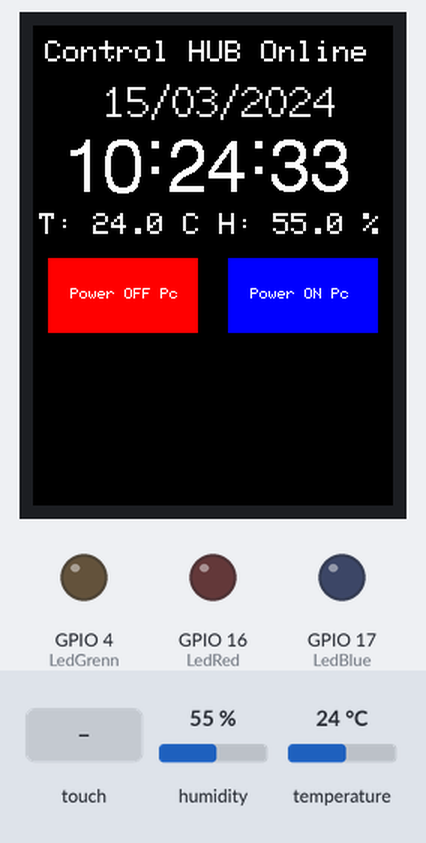
Simulated run of this sketch. Board: ESP32. On the bench: 240×320 colour display, output pins drawn as LEDs (lit = HIGH). The test bench sets the inputs (shaded band); at power-on: humidity 55 %, temperature 24 °C. WiFi joins after 1.5 s; servers stay silent unless stated; the local clock reads 2024-03-15 10:24:30 at power-on unless the sketch sets it; what the sketch prints to the serial monitor is not drawn.

Above: at 3.8 s.
3.9 s: touch panel pressed at 38 % / 30 % of its raw x / y range
At 4.8 s:
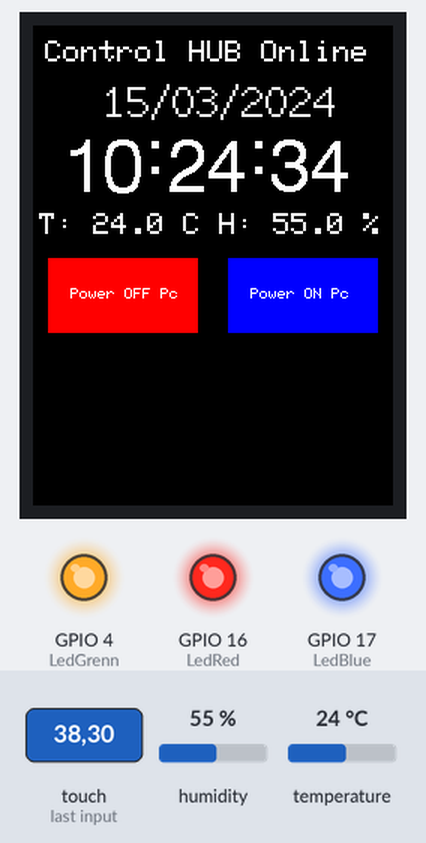
8.9 s: humidity set to 22 %
At 10.2 s:
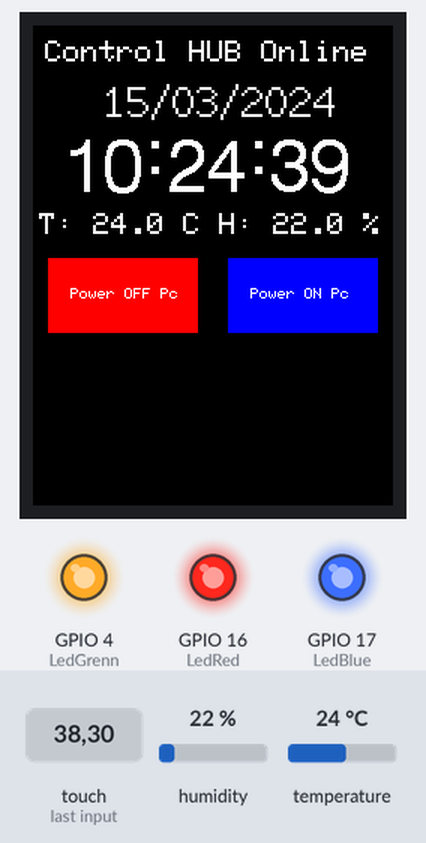
12.0 s: temperature set to 12 °C
At 14.1 s:
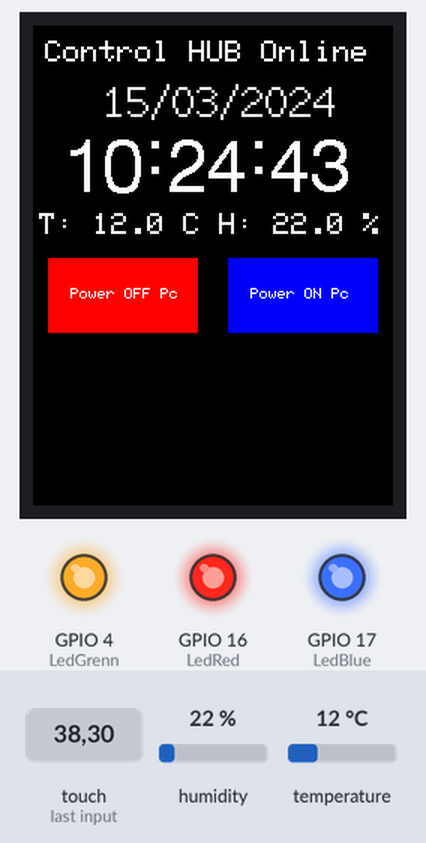
16.2 s: humidity set to 40 %
At 18.6 s:
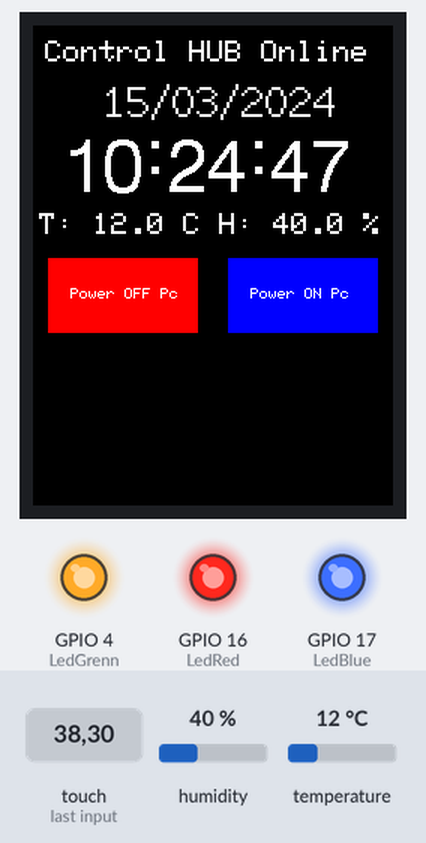
20.3 s: temperature set to 19 °C
At 22.8 s:
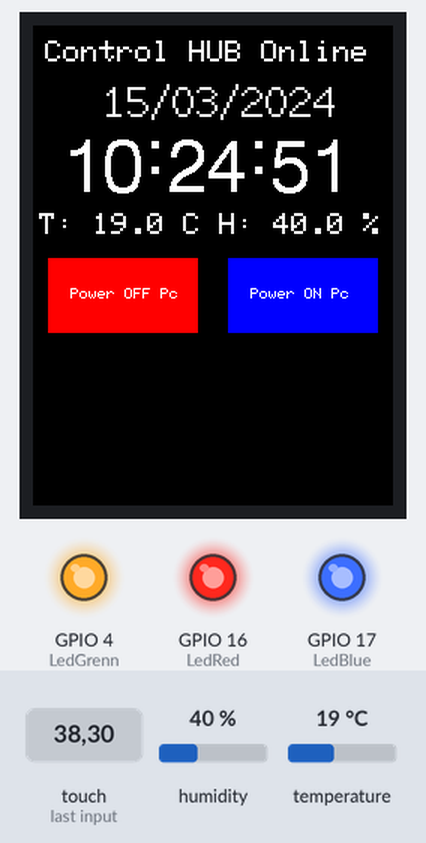
24.5 s: touch panel pressed at 38 % / 90 % of its raw x / y range
At 25.8 s:
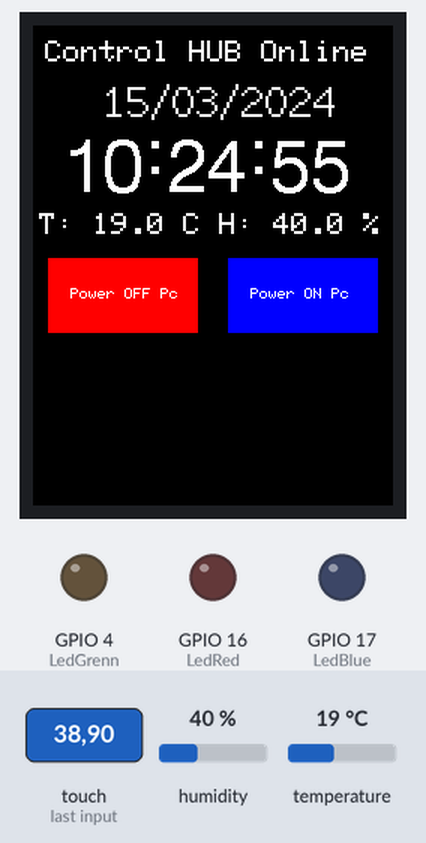
Timing chart, 0 to 27.5 s (numbered marks = the images above; inputs shaded):
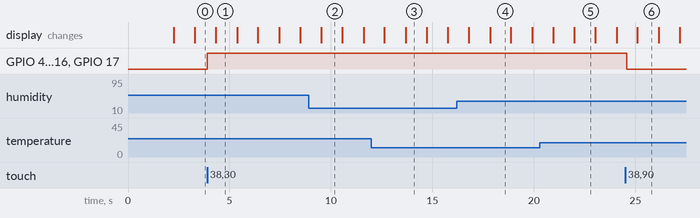

Measured:
- after the input at 3.9 s, GPIO 4 (LedGrenn), GPIO 16 (LedRed), GPIO 17 (LedBlue): LOW → HIGH at once
- after the input at 24.5 s, GPIO 4 (LedGrenn), GPIO 16 (LedRed), GPIO 17 (LedBlue): HIGH → LOW after 0.08 s
- what the display in image 1 shows lasts 1.1 s, from 4.3 s to 5.4 s
- what the display in image 2 shows lasts 1.1 s, from 9.5 s to 10.6 s

The sketch:

esp32_display_Touch_Buttons_Time_Temp.ino
```cpp
#include <XPT2046_Bitbang.h>
#include <TFT_eSPI.h>
#include <SPI.h>
#include <DHT.h>
#include <WiFi.h>
#include <time.h>

// Definições de pinos e parâmetros
#define MOSI_PIN 32
#define MISO_PIN 39
#define CLK_PIN  25
#define CS_PIN   33
#define DHTPIN 27       // Pino ao qual o DHT11 está conectado
#define DHTTYPE DHT11   // Tipo de sensor DHT
#define BUTTON_WIDTH 100
#define BUTTON_HEIGHT 50
#define BUTTON1_X 10
#define BUTTON1_Y 155
#define BUTTON2_X 130
#define BUTTON2_Y 155
#define LedRed 16
#define LedGrenn 4
#define LedBlue 17
#define TFT_GREY 0x5AEB

// Configurações de Wi-Fi e NTP
const char* ssid = "Rede Casa";
const char* password = "gerlianexavier23";
const char* ntpServer = "pool.ntp.org";
const long  gmtOffset_sec = -10800; // Offset para o horário de Brasília (-3h em segundos)
const int   daylightOffset_sec = 0; // Sem horário de verão no Brasil atualmente

XPT2046_Bitbang touchscreen(MOSI_PIN, MISO_PIN, CLK_PIN, CS_PIN);
TFT_eSPI tft = TFT_eSPI();
DHT dht(DHTPIN, DHTTYPE);

uint32_t targetTime = 0; // para o próximo timeout de 1 segundo

void setup() {
  Serial.begin(115200);

  // Inicializa LEDs
  pinMode(LedRed, OUTPUT);
  pinMode(LedGrenn, OUTPUT);
  pinMode(LedBlue, OUTPUT);
  digitalWrite(LedRed, LOW);
  digitalWrite(LedGrenn, LOW);
  digitalWrite(LedBlue, LOW);

  // Inicializa o touchscreen e o display TFT
  touchscreen.begin();
  tft.init();
  tft.setRotation(2);
  tft.fillScreen(TFT_BLACK);
  tft.invertDisplay(true);

  // Inicializa o sensor DHT11
  dht.begin();

  // Conecta à rede Wi-Fi
  WiFi.begin(ssid, password);
  while (WiFi.status() != WL_CONNECTED) {
    delay(1000);
  }

  // Inicializa e sincroniza o NTP
  configTime(gmtOffset_sec, daylightOffset_sec, ntpServer);
  targetTime = millis() + 1000;

  // Desenha os botões na tela
  tft.fillRect(BUTTON1_X, BUTTON1_Y, BUTTON_WIDTH, BUTTON_HEIGHT, TFT_RED);
  tft.setTextColor(TFT_WHITE);
  tft.drawString("Power OFF Pc", BUTTON1_X + 15, BUTTON1_Y + 20);

  tft.fillRect(BUTTON2_X, BUTTON2_Y, BUTTON_WIDTH, BUTTON_HEIGHT, TFT_BLUE);
  tft.setTextColor(TFT_WHITE);
  tft.drawString("Power ON Pc", BUTTON2_X + 15, BUTTON2_Y + 20);

  // Exibe o texto personalizado no topo da tela
  tft.setTextSize(2);
  tft.setTextColor(TFT_WHITE, TFT_BLACK);
  tft.drawString("Control HUB Online", 8, 10);
  tft.setTextColor(TFT_WHITE, TFT_BLACK);
  tft.setTextSize(1);
}

void loop() {
  // Atualização de relógio, data, temperatura e umidade
  if (targetTime < millis()) {
    targetTime = millis() + 1000;

    struct tm timeinfo;
    if (getLocalTime(&timeinfo)) {
      uint8_t hh = timeinfo.tm_hour;
      uint8_t mm = timeinfo.tm_min;
      uint8_t ss = timeinfo.tm_sec;

      // Atualiza a hora digital
      int xpos = 20;
      int ypos = 75;
      int ysecs = ypos + 24;

      if (hh < 10) xpos += tft.drawChar('0', xpos, ypos, 6);
      xpos += tft.drawNumber(hh, xpos, ypos, 6);
      xpos += tft.drawChar(':', xpos, ypos - 8, 6);
      if (mm < 10) xpos += tft.drawChar('0', xpos, ypos, 6);
      xpos += tft.drawNumber(mm, xpos, ypos, 6);
      xpos += tft.drawChar(':', xpos, ypos - 8, 6);
      if (ss < 10) xpos += tft.drawChar('0', xpos, ypos, 6);
      tft.drawNumber(ss, xpos, ypos, 6);

      // Exibe a data
      char dateStr[12];
      snprintf(dateStr, sizeof(dateStr), "%02d/%02d/%04d", timeinfo.tm_mday, timeinfo.tm_mon + 1, timeinfo.tm_year + 1900);
      tft.setTextSize(2);
      tft.setTextColor(TFT_WHITE, TFT_BLACK);
      tft.drawCentreString(dateStr, 125, 35, 2);


      // Lê a temperatura e umidade do sensor DHT11
      float temperature = dht.readTemperature();
      float humidity = dht.readHumidity();

      // Exibe a temperatura e umidade no display
      char tempHumStr[30];
      snprintf(tempHumStr, sizeof(tempHumStr), "T: %.1f C H: %.1f %%", temperature, humidity);
      tft.setTextColor(TFT_WHITE, TFT_BLACK);
      tft.drawString(tempHumStr, 4, 125);
      tft.setTextSize(1);
    }
  }

  // Verifica toques na tela para os botões
  TouchPoint touch = touchscreen.getTouch();

  if (touch.zRaw != 0) {
    // Retrato 1
    //int16_t x = map(touch.x, 23, 290, 0, tft.width());
    //int16_t y = map(touch.y, 20, 217, 0, tft.height());

    //portatil
    int16_t x = map(touch.y, 23, 290, 0, tft.width());
    int16_t y = map(touch.x, 20, 217, 0, tft.height());

    if (x > BUTTON1_X && x < BUTTON1_X + BUTTON_WIDTH &&
        y > BUTTON1_Y && y < BUTTON1_Y + BUTTON_HEIGHT) {
      Serial.println("Botao 1 pressionado");
      digitalWrite(LedRed, HIGH);
      digitalWrite(LedGrenn, HIGH);
      digitalWrite(LedBlue, HIGH);
    }

    if (x > BUTTON2_X && x < BUTTON2_X + BUTTON_WIDTH &&
        y > BUTTON2_Y && y < BUTTON2_Y + BUTTON_HEIGHT) {
      Serial.println("Botao 2 pressionado");
      digitalWrite(LedRed, LOW);
      digitalWrite(LedGrenn, LOW);
      digitalWrite(LedBlue, LOW);
    }
  }

  delay(100);  // Ajusta o delay conforme necessário
}
```
